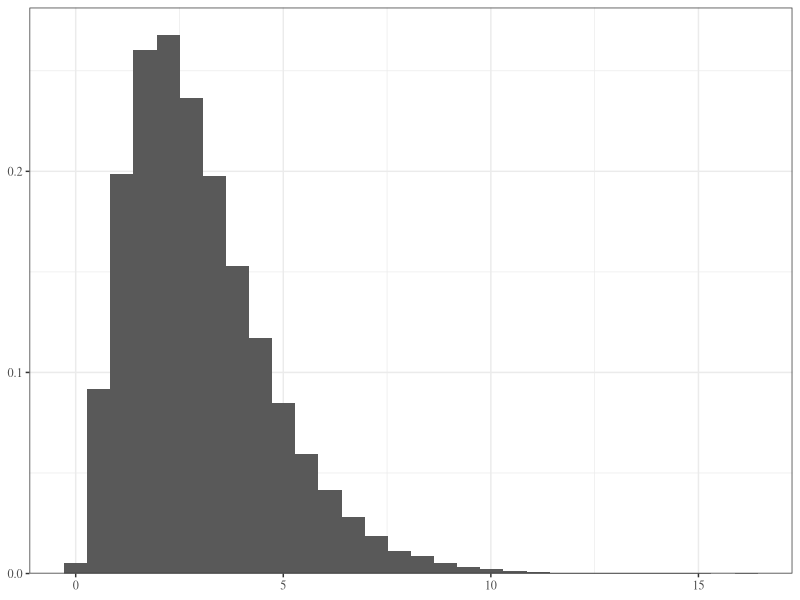

Write the R code that produced this figure.
## ---- chunk 1
#| fig-cap: Histogram of samples from a gamma distribution.
library(ggplot2)

ggplot(NULL, aes(rgamma(5e4, 3))) +
  geom_histogram(aes(y = after_stat(density))) +
  scale_y_continuous(name=NULL, expand=expansion(c(0, 0.05))) +
  labs(x=NULL) +
  theme_bw(base_family="Times")
